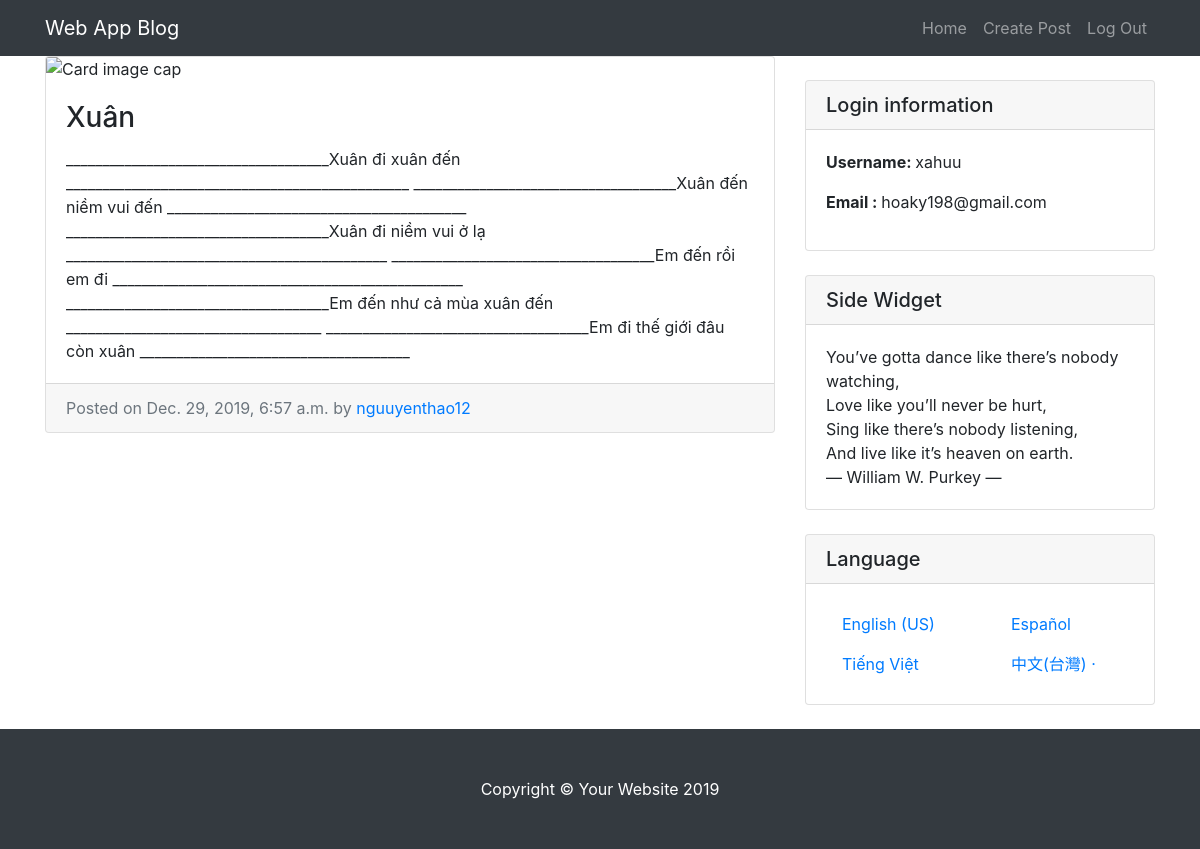
The page /entry/9/ (signed in) on the database its author committed.
### entries/models.py (models this page shows, shortened)
class Entry(models.Model):
    entry_title = models.CharField(max_length=50)
    entry_text = models.TextField()
    entry_date = models.DateTimeField(auto_now_add=True)
    entry_author = models.ForeignKey(User, on_delete =  models.CASCADE)
    class Meta:
        verbose_name_plural = "entries"

### entries/views.py (the view)
# urls.py: path('entry/<int:pk>/', EntryView.as_view(), name = "entry-detail"),
class EntryView(LoginRequiredMixin, DetailView):
    model = Entry
    template_name = 'entries/entry_detail.html'

### entries/templates/entries/entry_detail.html
{% extends "entries/base.html" %}
    {% block content %}
      <div class="col-md-8">
        <div class="card mb-4">
          <img class="card-img-top" src="https://4.bp.blogspot.com/-kDGvbCKHKnY/W_DjIBqkEAI/AAAAAAAAKV4/swjqL4QRzocYnpgfFFSVTGFRjT0Th5_rQCLcBGAs/s1600/hinh-anh-sach-hoa-dep-nghe-thuat-%2B%252814%2529.jpg" alt="Card image cap">
          <div class="card-body">
            <h3 class="card-title">{{object.entry_title}}</h3>
            <p class="card-text">{{object.entry_text}}</p>
          </div>
          <div class="card-footer text-muted">
            Posted on {{object.entry_date}} by
            <a href="#">{{object.entry_author}}</a>
          </div>
        </div>
      </div>
    {% endblock %}

### entries/templates/entries/base.html (shortened to what this page needs)
{%load static%}
<!DOCTYPE html>
<html lang="en">
<head>
  <link rel="stylesheet" href="https://cdnjs.cloudflare.com/ajax/libs/font-awesome/4.7.0/css/font-awesome.min.css">
  <link href="{% static 'entries/vendor/bootstrap/css/bootstrap.min.css'%}" rel="stylesheet">
  <link href="{% static 'entries/css/blog-home.css'%}" rel="stylesheet">
</head>
<body>
  <nav class="navbar navbar-expand-lg navbar-dark bg-dark fixed-top">
    <div class="container">
      <a class="navbar-brand" href="{% url 'blog_home'%}">Web App Blog</a>
      <div class="collapse navbar-collapse" id="navbarResponsive">
        <ul class="navbar-nav ml-auto">
          <li class="nav-item">
            <a class="nav-link" href="{% url 'blog_home'%}">Home</a>
          </li>
          <li class="nav-item">
            <a class="nav-link" href="{% url 'create_entry'%}">Create Post</a>
          </li>
          <li class="nav-item">
            <a class="nav-link" href="{%url 'logout'%}">Log Out</a>
          </li>
        </ul>
      </div>
    </div>
  </nav>
  <div class="container">
    <div class="row">
        {% block content %}
        {% endblock %}
      <div class="col-md-4">
        <div class="card my-4">
          <h5 class="card-header">Login information</h5>
          <div class="card-body">
            <div class="list-unstyled mb-8">
                <li>
                  <p><strong>Username: </strong>{{user.username}}</p>
                </li>
                <li>
                  <p><strong>Email : </strong>{{user.email}}</p>
                </li>
            </div>
          </div>
        </div>
        <div class="card my-4">
          <h5 class="card-header">Side Widget</h5>
          <div class="card-body">
          <div>You’ve gotta dance like there’s nobody watching,</div>
          <div>Love like you’ll never be hurt,</div>
          <div>Sing like there’s nobody listening,</div>
          <div>And live like it’s heaven on earth. </div>
            ― William W. Purkey ―
          </div>
        </div>
        <div class="card my-4">
          <h5 class="card-header">Language</h5>
          <div class="card-body">
            <div class="row">
              <div class="col-lg-6">
                <ul class="list-unstyled mb-0">
                  <li class="nav-item">
                    <a class="nav-link" href="#"> English (US)</a>
                  </li>
                  <li class="nav-item">
                    <a class="nav-link" href="#">Tiếng Việt </a>
                  </li>
                </ul>
              </div>
              <div class="col-lg-6">
                <ul class="list-unstyled mb-0">
                  <li class="nav-item">
                    <a class="nav-link" href="#">Español</a>
                  </li>
                  <li class="nav-item">
                    <a class="nav-link" href="#"> 中文(台灣) ·</a>
                  </li>
                </ul>
              </div>
            </div>
          </div>
        </div>
      </div>
    </div>
  </div>
  <footer class="py-5 bg-dark">
    <div class="container">
      <p class="m-0 text-center text-white">Copyright &copy; Your Website 2019</p>
    </div>
  </footer>
</body>
</html>

### entries/static/entries/css/blog-home.css (style rules this page uses)
body { padding-top: 56px; }

### rows shown on the page
Entry: entry_title "Xuân", entry_text "____________________________________Xuân đi xuân đến _______________________________________________ ____________________________________Xuân đến niềm vui đến _________________________________________ ____________________________________Xuân đi niềm vui ở lạ ____________________________________________ ____________________________________Em đến rồi em đi ________________________________________________ ____________________________________Em đến như cả mùa xuân đến ___________________________________ ____________________________________Em đi thế giới đâu còn xuân _____________________________________", entry_date "Dec. 29, 2019, 6:57 a.m.", entry_author "nguuyenthao12"

### other values the page prints
{{ user.username }} "xahuu"
{{ user.email }} "hoaky198@gmail.com"
